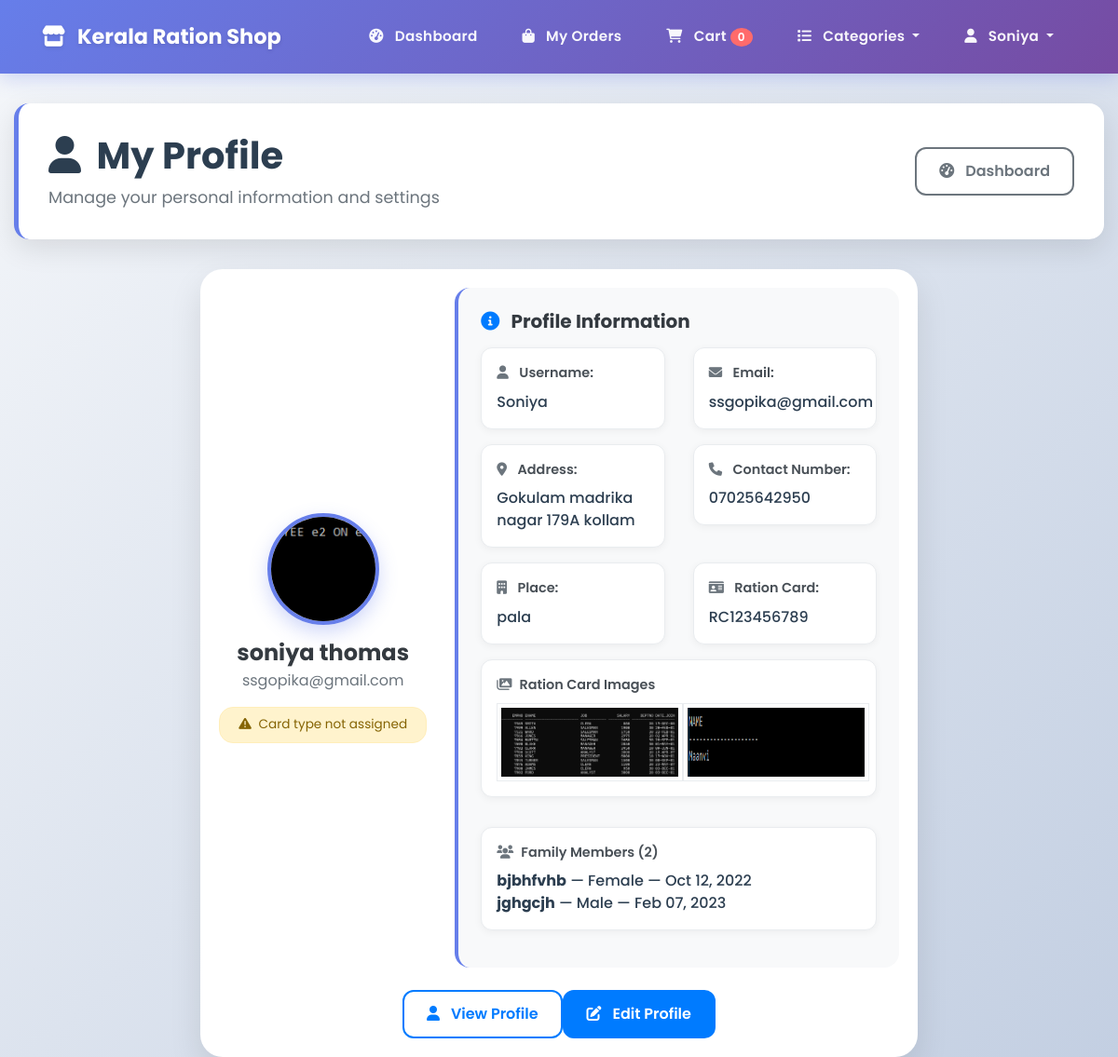
Screenshot of /profile/ (signed in) with the database file from the repository.
### ecomapp/models.py (models this page shows, shortened)
class Profile(models.Model):
	user=models.ForeignKey(User,on_delete=models.CASCADE,null=True)
	card_type = models.ForeignKey('CardType', null=True, blank=True, on_delete=models.SET_NULL)
	address=models.CharField(max_length=255,null=True, blank=True)
	contact_no=models.CharField(max_length=15,null=True, blank=True)
	ration_card_number = models.CharField(max_length=32, null=True, blank=True)
	family_members = models.IntegerField(null=True, blank=True, help_text="Total family members")
	ration_card_front = models.ImageField(upload_to="ration_cards/", null=True, blank=True)
	ration_card_back = models.ImageField(upload_to="ration_cards/", null=True, blank=True)
	place = models.CharField(max_length=255, null=True, blank=True)
	shop_license_number = models.CharField(max_length=32, null=True, blank=True)
	shop_address = models.CharField(max_length=255, null=True, blank=True)
	image=models.ImageField(upload_to="image/",null=True,blank=True)

class FamilyMember(models.Model):
	profile = models.ForeignKey(Profile, on_delete=models.CASCADE, related_name='members')
	name = models.CharField(max_length=255)
	gender = models.CharField(max_length=16, null=True, blank=True)
	dob = models.DateField(null=True, blank=True)

### ecomapp/views.py (the view)
# urls.py: path('profile/', views.user_profile, name='user_profile'),
@login_required
def user_profile(request):
    try:
        profile = Profile.objects.get(user=request.user)
    except Profile.DoesNotExist:
        profile = None
    categories = Category.objects.all()
    members = profile.members.all() if profile else []
    return render(request, 'user/profile.html', {'profile': profile, 'categories': categories, 'members': members})

### ecomapp/context_processors.py (called while the page is built)
def categories_context(request):
    return {
        'categories': Category.objects.all()
    }

def cart_count(request):
    try:
        if request.user.is_authenticated:
            return {
                'cart_count': Cart.objects.filter(user=request.user).count()
            }
    except Exception:
        pass
    return {'cart_count': 0}

def notifications_context(request):
    count = 0
    try:
        user = getattr(request, 'user', None)
        if user and user.is_authenticated:
            from .models import Notification
            count = Notification.objects.filter(recipient=user, is_read=False).count()
    except Exception:
        count = 0
    return { 'unread_notifications_count': count }

### templates/user/profile.html (shortened to what this page needs)
{% extends 'user/user_nav.html' %}
{% block user_content %}
<div class="page-header">
  <div class="d-flex justify-content-between align-items-center">
    <div>
      <h1 class="page-title">
        <i class="fas fa-user mr-2"></i>
        My Profile
      </h1>
      <p class="page-subtitle">Manage your personal information and settings</p>
    </div>
    <a href="{% url 'user_dashboard' %}" class="btn btn-outline-secondary btn-professional">
      <i class="fas fa-tachometer-alt mr-2"></i>
      Dashboard
    </a>
  </div>
</div>
<div class="row justify-content-center">
  <div class="col-lg-8 col-md-10">
    <div class="professional-card">
      <div class="card-body">
        <div class="row align-items-center">
          <div class="col-md-4 text-center mb-4 mb-md-0">
            {% if profile and profile.image %}
              <img src="{{ profile.image.url }}" alt="{{ profile.user.username }}" class="rounded-circle mb-3" style="width: 120px; height: 120px; object-fit: cover; border: 4px solid #667eea; box-shadow: 0 8px 20px rgba(102, 126, 234, 0.3);">
            {% else %}
              <div class="rounded-circle bg-gradient-primary d-flex align-items-center justify-content-center mb-3 mx-auto" style="width: 120px; height: 120px; background: linear-gradient(135deg, #667eea 0%, #764ba2 100%);">
                <i class="fas fa-user fa-3x text-white"></i>
              </div>
            {% endif %}
            <h4 class="font-weight-bold text-dark mb-1">{{ profile.user.get_full_name|default:profile.user.username }}</h4>
            <p class="text-muted mb-0">{{ profile.user.email }}</p>
            {% if profile.card_type %}
            <div class="mt-3">
              <div class="card-type-display card-type-{{ profile.card_type.color|default:'gray' }}">
                {{ profile.card_type.code }} - {{ profile.card_type.name }}
              </div>
            </div>
            {% else %}
            <div class="mt-3">
              <div class="alert alert-warning alert-sm" style="font-size: 0.85rem; padding: 0.5rem 0.75rem; margin: 0;">
                <i class="fas fa-exclamation-triangle mr-1"></i>
                Card type not assigned
              </div>
            </div>
            {% endif %}
          </div>
          <div class="col-md-8">
            <div class="profile-details">
              <h5 class="font-weight-bold text-dark mb-3">
                <i class="fas fa-info-circle mr-2 text-primary"></i>
                Profile Information
              </h5>
              <div class="row">
                <div class="col-sm-6 mb-3">
                  <div class="detail-item">
                    <label class="detail-label">
                      <i class="fas fa-user mr-2 text-muted"></i>
                      Username:
                    </label>
                    <div class="detail-value">{{ profile.user.username }}</div>
                  </div>
                </div>
                <div class="col-sm-6 mb-3">
                  <div class="detail-item">
                    <label class="detail-label">
                      <i class="fas fa-envelope mr-2 text-muted"></i>
                      Email:
                    </label>
                    <div class="detail-value">{{ profile.user.email }}</div>
                  </div>
                </div>
                <div class="col-sm-6 mb-3">
                  <div class="detail-item">
                    <label class="detail-label">
                      <i class="fas fa-map-marker-alt mr-2 text-muted"></i>
                      Address:
                    </label>
                    <div class="detail-value">{{ profile.address|default:"Not provided" }}</div>
                  </div>
                </div>
                <div class="col-sm-6 mb-3">
                  <div class="detail-item">
                    <label class="detail-label">
                      <i class="fas fa-phone mr-2 text-muted"></i>
                      Contact Number:
                    </label>
                    <div class="detail-value">{{ profile.contact_no|default:"Not provided" }}</div>
                  </div>
                </div>
                {% if profile.place %}
                <div class="col-sm-6 mb-3">
                  <div class="detail-item">
                    <label class="detail-label">
                      <i class="fas fa-building mr-2 text-muted"></i>
                      Place:
                    </label>
                    <div class="detail-value">{{ profile.place }}</div>
                  </div>
                </div>
                {% endif %}
                {% if profile.ration_card_number %}
                <div class="col-sm-6 mb-3">
                  <div class="detail-item">
                    <label class="detail-label">
                      <i class="fas fa-id-card mr-2 text-muted"></i>
                      Ration Card:
                    </label>
                    <div class="detail-value">{{ profile.ration_card_number }}</div>
                  </div>
                </div>
                {% endif %}
                {% if profile.ration_card_front or profile.ration_card_back %}
                <div class="col-12 mb-3">
                  <div class="detail-item">
                    <label class="detail-label"><i class="fas fa-images mr-2 text-muted"></i>Ration Card Images</label>
                    <div class="d-flex gap-3">
                      {% if profile.ration_card_front %}
                        <img src="{{ profile.ration_card_front.url }}" alt="Front" style="max-width:200px; border:1px solid #e9ecef; padding:4px;" />
                      {% endif %}
                      {% if profile.ration_card_back %}
                        <img src="{{ profile.ration_card_back.url }}" alt="Back" style="max-width:200px; border:1px solid #e9ecef; padding:4px;" />
                      {% endif %}
                    </div>
                  </div>
                </div>
                {% endif %}
                {% if members and members.count %}
                <div class="col-12 mt-3 mb-3">
                  <div class="detail-item">
                    <label class="detail-label"><i class="fas fa-users mr-2 text-muted"></i>Family Members ({{ members.count }})</label>
                    <div class="detail-value">
                      <ul class="list-unstyled mb-0">
                        {% for m in members %}
                          <li><strong>{{ m.name }}</strong> — {{ m.gender|default:'-' }} — {% if m.dob %}{{ m.dob|date:'M d, Y' }}{% else %}-{% endif %}</li>
                        {% endfor %}
                      </ul>
                    </div>
                  </div>
                </div>
                {% endif %}
              </div>
            </div>
          </div>
        </div>
        <div class="row mt-4">
          <div class="col-12">
            <div class="d-flex gap-2 justify-content-center">
              <a href="{% url 'user_profile' %}" class="btn btn-outline-primary btn-professional">
                <i class="fas fa-user mr-2"></i>
                View Profile
              </a>
              <a href="{% url 'edit_profile' %}" class="btn btn-primary btn-professional">
                <i class="fas fa-edit mr-2"></i>
                Edit Profile
              </a>
            </div>
          </div>
        </div>
      </div>
    </div>
  </div>
</div>
{% endblock %}

### templates/user/user_nav.html (shortened to what this page needs)
<!doctype html>
<html lang="en">
<head>
    <link href="https://cdn.jsdelivr.net/npm/bootstrap@4.5.2/dist/css/bootstrap.min.css" rel="stylesheet">
    <link href="https://cdnjs.cloudflare.com/ajax/libs/font-awesome/6.0.0/css/all.min.css" rel="stylesheet">
</head>
<body>
    <nav class="navbar navbar-expand-lg navbar-dark user-navbar">
        <div class="container">
            <a class="navbar-brand user-brand" href="{% url 'home' %}">
                <i class="fas fa-store mr-2"></i>
                Kerala Ration Shop
            </a>
            <div class="collapse navbar-collapse" id="userNav">
                <ul class="navbar-nav ml-auto align-items-center">
                    <li class="nav-item">
                        <a class="nav-link user-nav-link" href="{% url 'user_dashboard' %}">
                            <i class="fas fa-tachometer-alt mr-2"></i>
                            Dashboard
                        </a>
                    </li>
                    <li class="nav-item">
                        <a class="nav-link user-nav-link" href="{% url 'order_history' %}">
                            <i class="fas fa-shopping-bag mr-2"></i>
                            My Orders
                        </a>
                    </li>
                    <li class="nav-item">
                        <a class="nav-link user-nav-link" href="{% url 'cart_page' %}">
                            <i class="fas fa-shopping-cart mr-2"></i>
                            Cart
                            <span class="cart-badge">{{ cart_count|default:0 }}</span>
                        </a>
                    </li>
                    <li class="nav-item dropdown">
                        <a class="nav-link user-nav-link dropdown-toggle" href="#" id="categoriesDropdown" role="button" data-toggle="dropdown" aria-haspopup="true" aria-expanded="false">
                            <i class="fas fa-list mr-2"></i>
                            Categories
                        </a>
                    </li>
                    <li class="nav-item dropdown">
                        <a class="nav-link user-nav-link dropdown-toggle" href="#" id="userDropdown" role="button" data-toggle="dropdown" aria-haspopup="true" aria-expanded="false">
                            <i class="fas fa-user mr-2"></i>
                            {{ request.user.username }}
                        </a>
                    </li>
                </ul>
            </div>
        </div>
    </nav>
    <div class="container-fluid">
        {% block user_content %}
        {% endblock %}
    </div>
</body>
</html>

### templates/user/user_nav.html (style rules this page uses)
body { font-family: 'Poppins', sans-serif; background: linear-gradient(135deg, #f5f7fa 0%, #c3cfe2 100%); min-height: 100vh; }
.user-navbar { background: linear-gradient(135deg, #667eea 0%, #764ba2 100%) !important; box-shadow: 0 4px 20px rgba(102, 126, 234, 0.3); border: none; padding: 1rem 0; position: relative; z-index: 1000; }
.user-navbar::before { content: ''; position: absolute; top: 0; left: 0; right: 0; bottom: 0; background: linear-gradient(135deg, rgba(102, 126, 234, 0.9) 0%, rgba(118, 75, 162, 0.9) 100%); z-index: -1; }
.user-brand { font-family: 'Poppins', sans-serif; font-weight: 700; font-size: 1.4rem; color: white !important; text-decoration: none; transition: all 0.3s ease; text-shadow: 0 2px 4px rgba(0, 0, 0, 0.1); }
.user-nav-link { color: rgba(255, 255, 255, 0.95) !important; font-weight: 600; padding: 0.75rem 1.2rem !important; border-radius: 0.75rem; margin: 0 0.3rem; transition: all 0.3s ease; position: relative; font-size: 0.95rem; letter-spacing: 0.3px; }
.cart-badge { background: #ff6b6b !important; color: white !important; font-size: 0.75rem; padding: 0.25rem 0.5rem; border-radius: 50%; min-width: 20px; height: 20px; display: inline-flex; align-items: center; justify-content: center; }
.page-header { background: white; border-radius: 1rem; padding: 2rem; margin: 2rem 0; box-shadow: 0 10px 30px rgba(0, 0, 0, 0.1); border-left: 5px solid #667eea; }
.page-title { font-size: 2.5rem; font-weight: 700; color: #2c3e50; margin-bottom: 0.5rem; }
.page-subtitle { font-size: 1.1rem; color: #6c757d; margin-bottom: 0; }
.professional-card { background: white; border-radius: 1.5rem; box-shadow: 0 15px 35px rgba(0, 0, 0, 0.1); border: none; overflow: hidden; transition: all 0.3s ease; }
.btn-professional { font-weight: 600; padding: 0.75rem 1.5rem; border-radius: 0.75rem; transition: all 0.3s ease; border-width: 2px; }

### templates/user/profile.html (style rules this page uses)
.alert-sm { border-radius: 15px; text-align: center; }
.profile-details { background: #f8f9fa; border-radius: 1rem; padding: 1.5rem; border-left: 4px solid #667eea; }
.detail-item { background: white; border-radius: 0.75rem; padding: 1rem; box-shadow: 0 2px 8px rgba(0, 0, 0, 0.05); transition: all 0.3s ease; border: 1px solid #e9ecef; }
.detail-label { font-weight: 600; color: #495057; font-size: 0.9rem; margin-bottom: 0.5rem; display: block; }
.detail-value { color: #2c3e50; font-weight: 500; font-size: 1rem; }
.btn-professional { font-weight: 600; padding: 0.75rem 1.5rem; border-radius: 0.75rem; transition: all 0.3s ease; border-width: 2px; }

### rows the page displays
Profile: image (picture), user.get_full_name "soniya thomas", user.email "ssgopika@gmail.com", user.username "Soniya", address "Gokulam madrika nagar 179A kollam", contact_no "07025642950", place "pala", ration_card_number "RC123456789", ration_card_front (picture), ration_card_back (picture)
FamilyMember: name "bjbhfvhb", gender "Female", dob "Oct 12, 2022"
FamilyMember: name "jghgcjh", gender "Male", dob "Feb 07, 2023"

### other values shown
{{ cart_count|default:0 }} "0"
{{ request.user.username }} "Soniya"
{{ members.count }} "2"
